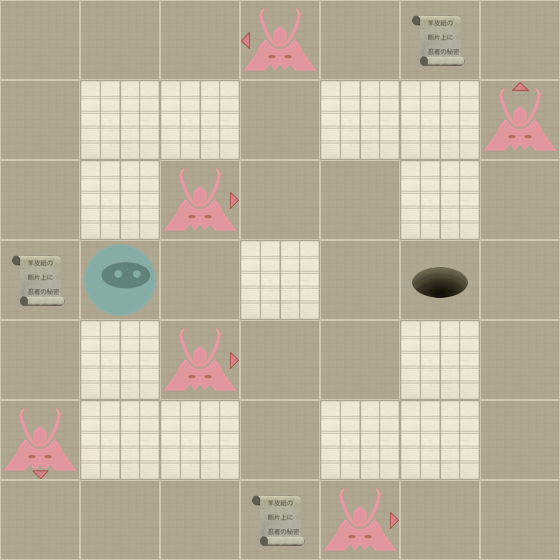

A 2D game scene composited from a Tiled map and its tileset images. What follows is a short description and the map's XML, with each tile layer's data collapsed to a summary:
An orthogonal 7x7 tile map with 80x80 px tiles, 2 tile layers (Level, Actors).

<map version="1.0" orientation="orthogonal" width="7" height="7" tilewidth="80" tileheight="80">
 <properties>
  <property name="moves" value="18" />
 </properties>
 <tileset firstgid="1" name="tiles" tilewidth="80" tileheight="80" spacing="2" margin="2">
  <image source="tiles-ipad.png" width="512" height="512" />
  <tile id="0">
   <properties>
    <property name="actor" value="exit" />
   </properties>
  </tile>
  <tile id="2">
   <properties>
    <property name="actor" value="guard" />
    <property name="direction" value="down" />
   </properties>
  </tile>
  <tile id="3">
   <properties>
    <property name="actor" value="guard" />
    <property name="direction" value="left" />
   </properties>
  </tile>
  <tile id="4">
   <properties>
    <property name="actor" value="guard" />
    <property name="direction" value="right" />
   </properties>
  </tile>
  <tile id="5">
   <properties>
    <property name="actor" value="guard" />
    <property name="direction" value="up" />
   </properties>
  </tile>
  <tile id="7">
   <properties>
    <property name="actor" value="player" />
   </properties>
  </tile>
  <tile id="8">
   <properties>
    <property name="actor" value="scroll" />
   </properties>
  </tile>
  <tile id="9">
   <properties>
    <property name="wall" value="1" />
   </properties>
  </tile>
 </tileset>
 <layer name="Level" width="7" height="7">
  <data>[49 cells, 49 non-empty, 2 distinct tile ids]</data>
 </layer>
 <layer name="Actors" width="7" height="7">
  <data>[49 cells, 11 non-empty, 7 distinct tile ids]</data>
 </layer>
</map>
